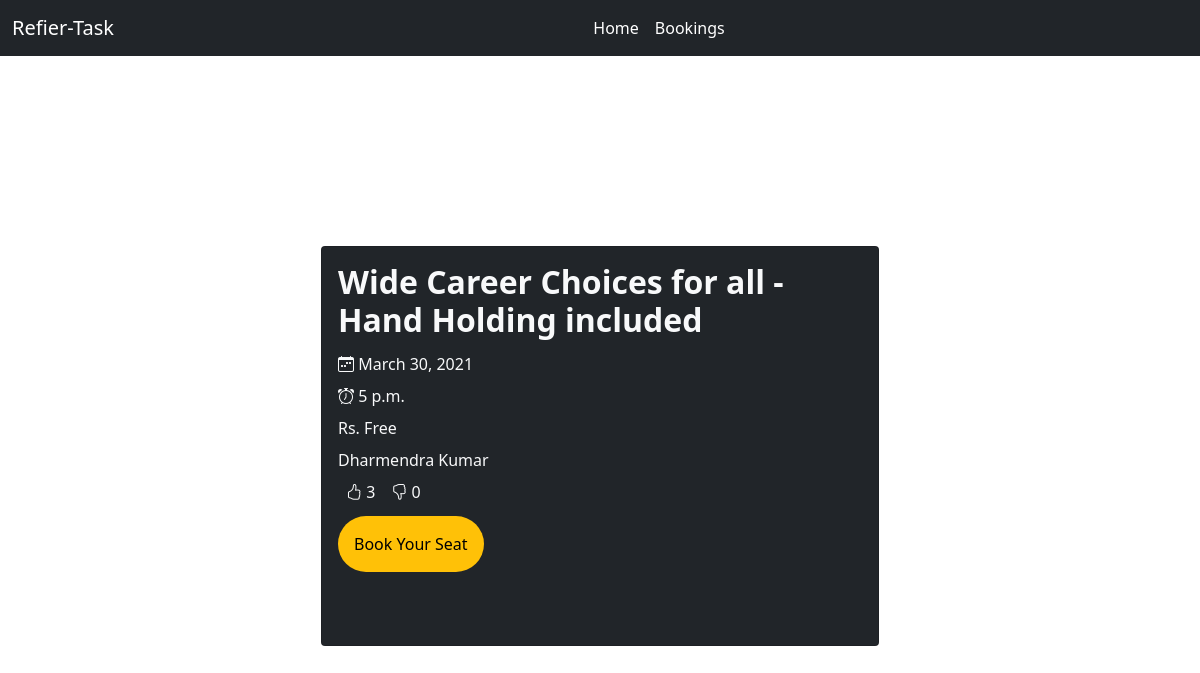
The page /webinar/1/ on the database its author committed.
### main/models.py (models this page shows, shortened)
class Webinar(models.Model):
    created = models.DateTimeField(auto_now_add=True)
    title = models.CharField(max_length=100)
    sub_heading = models.CharField(max_length=100, blank=True, null=True, verbose_name='Sub Heading')
    description = models.TextField(null=True, blank=True)
    instructor = models.CharField(max_length=30, verbose_name='Instructor Name')
    event_on = models.DateTimeField()
    cost = models.CharField(max_length=5, default=0)
    up_vote = models.IntegerField(default=0)
    down_vote = models.IntegerField(default=0)
    class Meta:
        verbose_name_plural = 'Webinars'

### main/views.py (the view)
# urls.py: path('webinar/<str:webinar_id>/', webinar, name='webinar'),
def webinar(request, webinar_id):
    return render(
        request,
        'main/webinar.html',
        {
            'title': 'Webinar',
            'webinar': Webinar.objects.get(id=webinar_id),
        }
    )

### templates/main/webinar.html (shortened to what this page needs)
{% extends 'main/index.html' %}
{% block content %}
<div class="container mt-4">
    <div class="card text-light bg-dark" style="width: 50%; margin: calc((100%/2) - 33%) auto; min-height: 400px;">
        <div class="card-body lh-lg">
            <h2 class="card-text fw-bolder">{{ webinar.title }}</h2>
            <div class="card-text">
                <i class="bi bi-calendar-week"></i>
                {{ webinar.event_on.date }}
            </div>
            <div class="card-text">
                <i class="bi bi-alarm"></i>
                {{ webinar.event_on.time }}
            </div>
            <div class="card-text">Rs.
                {% if webinar.cost == '0' %}
                    Free
                {% else %}
                    {{ webinar.cost }}
                {% endif %}
            </div>
            <div class="card-text">{{ webinar.instructor }}</div>
            <div class="card-text d-flex flex-row">
                <div class="mx-2">
                    <i class="bi bi-hand-thumbs-up" style="cursor: pointer" data-id="{{ webinar.id }}"
                       onclick="upVote(this)"></i>
                    <span>{{ webinar.up_vote }}</span>
                </div>
                <div class="mx-2">
                    <i class="bi bi-hand-thumbs-down" style="cursor: pointer" data-id="{{ webinar.id }}"
                                   onclick="downVote(this)"></i>
                    <span>{{ webinar.down_vote }}</span>
                </div>
            </div>
            <a href="{% url 'main:booking' webinar.id %}">
                <button class="btn btn-warning p-3 mt-2 border-0 rounded-pill">
                    Book Your Seat
                </button>
            </a>
        </div>
    </div>
</div>
{% endblock %}

### rows shown on the page
Webinar: title "Wide Career Choices for all - Hand Holding included", event_on "March 30, 2021", event_on.time "5 p.m.", instructor "Dharmendra Kumar", up_vote "3", down_vote "0"
